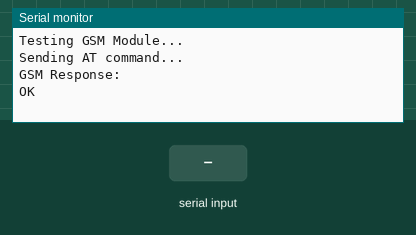
Recording of a sketch running on a simulated ESP32. On the bench: the last lines printed to the serial monitor. Inputs (shaded band) come from the test bench. The modem accepts every AT command (registered, SIM ready, sends succeed) and sends nothing else.

Above: at 4.2 s.
4.3 s: "1" received over the second serial link
At 6.3 s:
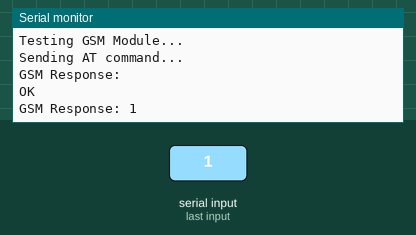
8.5 s: "0" received over the second serial link
At 9.4 s:
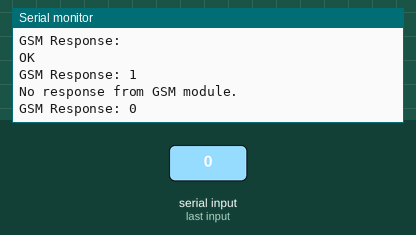
10.0 s: "2" received over the second serial link
At 12.1 s:
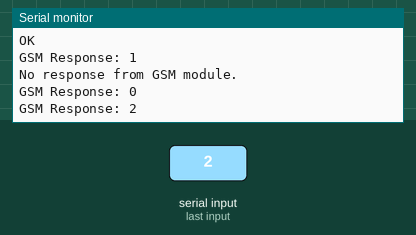

The sketch:

gsm.ino
```cpp
#include <HardwareSerial.h>

HardwareSerial sim800(2); // Using UART2 (GPIO16 RX, GPIO17 TX)

void setup() {
    Serial.begin(115200);
    sim800.begin(9600, SERIAL_8N1, 26, 27); // Change baud rate if needed
    delay(3000);
    Serial.println("Testing GSM Module...");

    // Send AT command with carriage return & newline
    Serial.println("Sending AT command...");
    sim800.print("AT\r\n");
}

void loop() {
    if (sim800.available()) {
        Serial.print("GSM Response: ");
        while (sim800.available()) {
            Serial.write(sim800.read()); // Print GSM response
        }
        Serial.println();
    } else {
        Serial.println("No response from GSM module.");
    }
    delay(2000);
}
```

Measured:
- after the input at 4.3 s, the serial monitor: prints a new line after 0.70 s (image 1)
- after the input at 8.5 s, the serial monitor: prints a new line after 0.50 s (image 2)
- after the input at 10.0 s, the serial monitor: prints a new line after 1.0 s (image 3)
